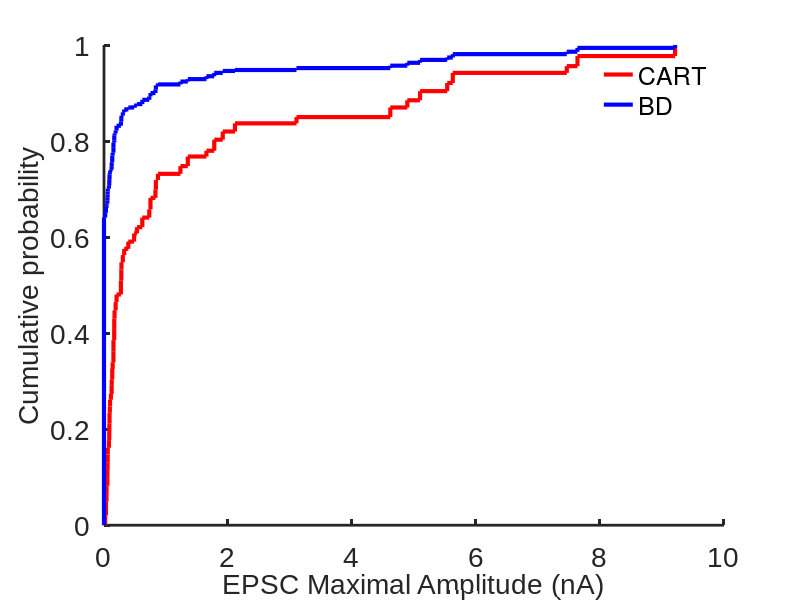
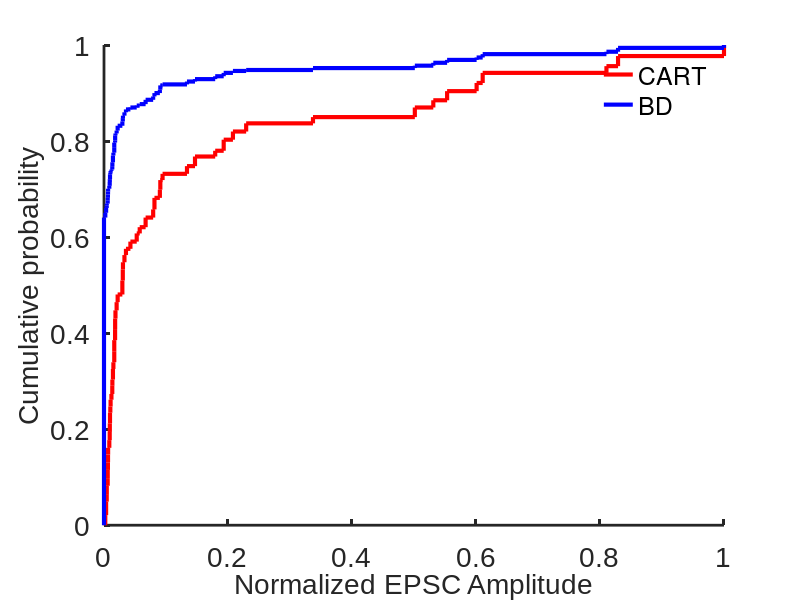
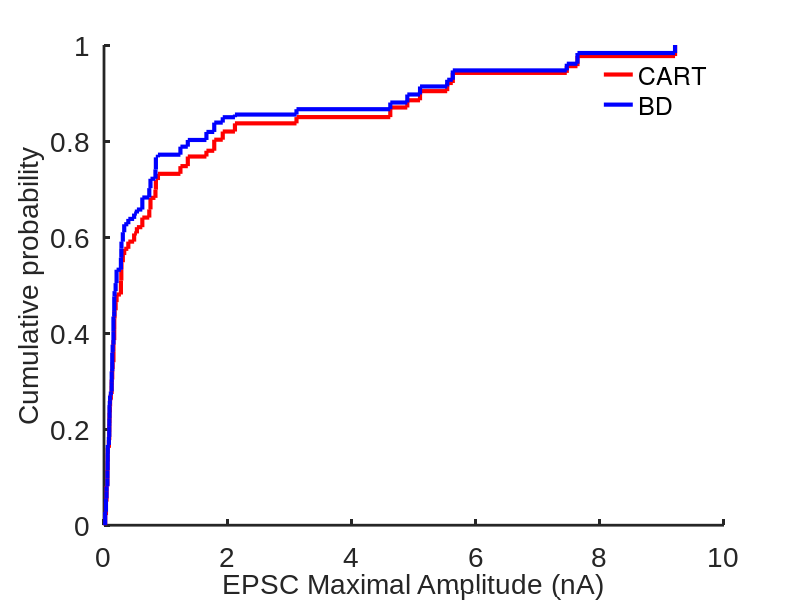
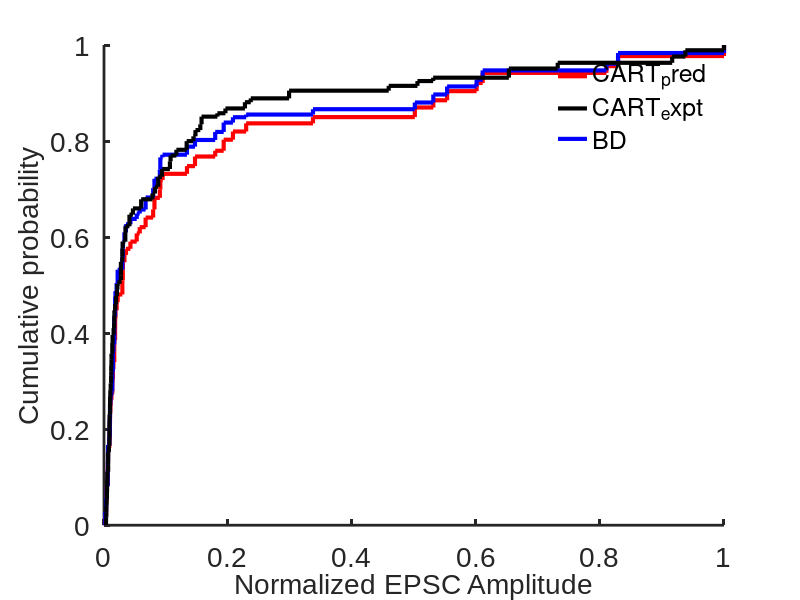

Reproduce these figures in MATLAB, in order.
close all
clear variables
clc

data = importdata('BD_AMPA_MAX.csv'); % Pool of maximum currents evoked by BD-CreER+ inputs 
data_cart = importdata('CART_AMPA_MAX.csv'); % Pool of maximum currents evoked by CART-Cre+ inputs
TC_total = 1000; 
Nonspec_frac = 0.2726;  % Fraction of nonspecific labelling in RGC_CART-Cre mice
BD_frac = (1 - Nonspec_frac) * 0.494; % Fraction of ventral ooDSGCs 
Dors_frac = (1 - Nonspec_frac) * 0.506; % Fraction of dorsal ooDSGCs

RGC_Nonspec = [];
RGC_BD = [];
RGC_Dors = [];
RGC_CART = [];
CART = [];

i = 1;
while i <= TC_total * Nonspec_frac
    RGC_Nonspec (i) = data(randi(size(data,1)));
    RGC_Dors (i) = 0;
    RGC_BD (i) = 0;
    RGC_CART (i) = RGC_Nonspec (i) + RGC_Dors (i) + RGC_BD (i);
    CART(i) = data_cart(randi(size(data_cart,1)));
    i = i+1;
end

i = 1;
while i <= TC_total * BD_frac
    RGC_Nonspec (end+1) = 0;
    RGC_Dors (end+1) = 0;
    RGC_BD (end+1) = data(randi(size(data,1)));
    RGC_CART (end+1) = RGC_Nonspec (end) + RGC_Dors (end) + RGC_BD (end);
    CART(end+1) = data_cart(randi(size(data_cart,1)));
    i = i+1;
end

i = 1;
while i <= TC_total * Dors_frac
    RGC_Nonspec (end+1) = 0;
    RGC_Dors (end+1) = data(randi(size(data,1)));
    RGC_BD (end+1) = 0;
    RGC_CART (end+1) = RGC_Nonspec (end) + RGC_Dors (end) + RGC_BD (end);
    CART(end+1) = data_cart(randi(size(data_cart,1)));
    i = i+1;
end

RGC_CART_plot = cdfplot (RGC_CART);
hold on;
BD_plot = cdfplot (RGC_BD);
hold on;
set (RGC_CART_plot, 'LineWidth', 3, 'Color', 'R');
set (BD_plot, 'LineWidth', 3, 'Color', 'B');
set(gca, 'LineWidth', 2);
set(gca, 'FontName', 'Arial');
set(gca, 'FontSize', 20);
box off
grid off
xlabel('EPSC Maximal Amplitude (nA)','FontSize',20);
ylabel('Cumulative probability','FontSize',20);
legend([RGC_CART_plot BD_plot], 'CART', 'BD', 'Location', 'best')
%legend("");
legend boxoff
title("");

nor_RGC_CART = RGC_CART / max (RGC_CART);
nor_RGC_BD = RGC_BD / max (RGC_BD);
nor_CART = CART / max (CART);

figure (2);
nor_RGC_CART_plot = cdfplot (nor_RGC_CART);
hold on;
nor_BD_plot = cdfplot (nor_RGC_BD);
set (nor_RGC_CART_plot, 'LineWidth', 3, 'Color', 'R');
set (nor_BD_plot, 'LineWidth', 3, 'Color', 'B');
set(gca, 'LineWidth', 2);
set(gca, 'FontName', 'Arial');
set(gca, 'FontSize', 20);
box off
grid off
xlabel('Normalized EPSC Amplitude','FontSize',20);
ylabel('Cumulative probability','FontSize',20);
legend([nor_RGC_CART_plot nor_BD_plot], 'CART', 'BD', 'Location', 'best')
%legend ("");
legend boxoff
title("");

j = 1;
i = 1;
while j <= length (RGC_CART)
    if RGC_CART (j) > 0
        RGC_CART_nonZ (i) = RGC_CART (j);
        i = i+1;
    else
    end
    j = j+1;
end

j = 1;
i = 1;
while j <= length (RGC_BD)
    if RGC_BD (j) > 0
        RGC_BD_nonZ (i) = RGC_BD (j);
        i = i+1;
    else
    end
    j = j+1;
end

j = 1;
i = 1;
while j <= length (RGC_Dors)
    if RGC_Dors (j) > 0
        RGC_Dors_nonZ (i) = RGC_Dors (j);
        i = i+1;
    else
    end
    j = j+1;
end

figure (3);
RGC_CART_nonZ_plot = cdfplot (RGC_CART_nonZ);
hold on;
RGC_BD_nonZ_plot = cdfplot (RGC_BD_nonZ);
set (RGC_CART_nonZ_plot, 'LineWidth', 3, 'Color', 'R');
set (RGC_BD_nonZ_plot, 'LineWidth', 3, 'Color', 'B');
set(gca, 'LineWidth', 2);
set(gca, 'FontName', 'Arial');
set(gca, 'FontSize', 20);
box off
grid off
xlabel('EPSC Maximal Amplitude (nA)','FontSize',20);
ylabel('Cumulative probability','FontSize',20);
legend([RGC_CART_nonZ_plot RGC_BD_nonZ_plot], 'CART', 'BD', 'Location', 'best')
%legend("");
legend boxoff
title("");

j = 1;
i = 1;
while j <= length (nor_RGC_CART)
    if nor_RGC_CART (j) > 0
        nor_RGC_CART_nonZ (i) = nor_RGC_CART (j);
        i = i+1;
    else
    end
    j = j+1;
end

j = 1;
i = 1;
while j <= length (nor_RGC_BD)
    if nor_RGC_BD (j) > 0
        nor_RGC_BD_nonZ (i) = nor_RGC_BD (j);
        i = i+1;
    else
    end
    j = j+1;
end

j = 1;
i = 1;
while j <= length (nor_CART)
    if nor_CART (j) > 0
        nor_CART_nonZ (i) = nor_CART (j);
        i = i+1;
    else
    end
    j = j+1;
end

figure (4);
nor_RGC_CART_nonZ_plot = cdfplot (nor_RGC_CART_nonZ);
hold on;
nor_RGC_BD_nonZ_plot = cdfplot (nor_RGC_BD_nonZ);
hold on;
nor_CART_nonZ_plot = cdfplot (nor_CART_nonZ);
set (nor_RGC_CART_nonZ_plot, 'LineWidth', 3, 'Color', 'R');
set (nor_RGC_BD_nonZ_plot, 'LineWidth', 3, 'Color', 'B');
set (nor_CART_nonZ_plot, 'LineWidth', 3, 'Color', 'k');
set(gca, 'LineWidth', 2);
set(gca, 'FontName', 'Arial');
set(gca, 'FontSize', 20);
box off
grid off
xlabel('Normalized EPSC Amplitude','FontSize',20);
ylabel('Cumulative probability','FontSize',20);
legend([nor_RGC_CART_nonZ_plot nor_CART_nonZ_plot nor_RGC_BD_nonZ_plot], 'CART_pred', 'CART_expt', 'BD', 'Location', 'best');
%legend("");
legend boxoff
title("");
[nor_nonZ_h1,p1] = kstest2 (nor_RGC_CART_nonZ, nor_RGC_BD_nonZ);
[nor_nonZ_h2,p2] = kstest2 (nor_RGC_CART_nonZ, nor_CART_nonZ);
[nor_nonZ_h3,p3] = kstest2 (nor_RGC_BD_nonZ, nor_CART_nonZ);
test_result = [nor_nonZ_h1, p1; nor_nonZ_h2, p2;nor_nonZ_h3,p3];

